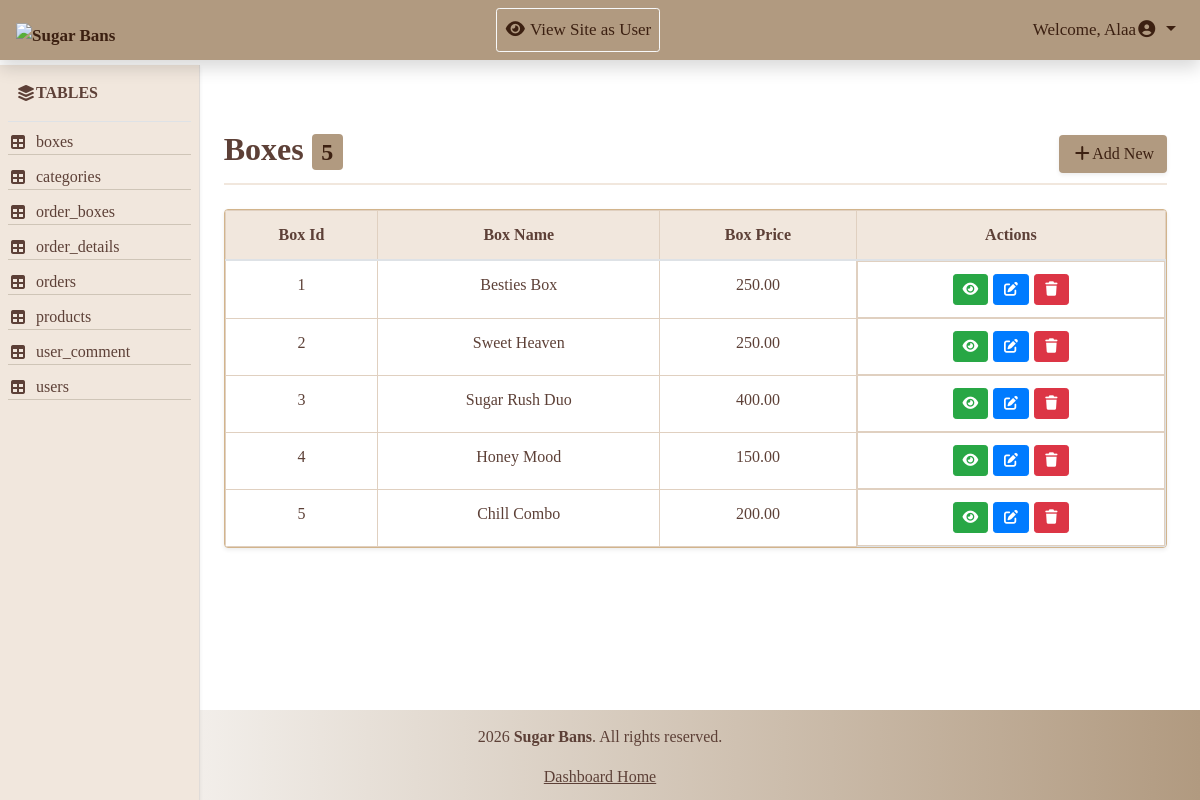
Page /Admin/view_table.php?table=boxes (signed in) on the committed database.
### tables this page shows
CREATE TABLE `boxes` (
  `box_id` int(11) NOT NULL,
  `box_name` varchar(150) NOT NULL,
  `box_price` decimal(10,2) NOT NULL,
  `description` text DEFAULT NULL,
  `box_image_url` varchar(255) DEFAULT NULL,
  `products_included` text DEFAULT NULL,
  `stock` int(11) NOT NULL DEFAULT 30
);

### Admin/view_table.php (the view, shortened to what this page needs)
<?php
include 'includes/db/db.php';
include 'includes/temp/header.php';
include 'includes/temp/navbar.php';
?>
    <div class="row mx-3">
        <?php include 'includes/temp/aside.php'; ?>
        <main class="col-md-10">
            <?php
            $displayTitle = "";
            if (isset($_GET['table'])) {
                $currentTable = $_GET['table'];
                $spaceName = str_replace('_', ' ', $currentTable);
                $displayTitle = ucwords($spaceName);
            }
            $statement = $connect->prepare("SELECT * FROM $currentTable");
            $statement->execute();
            $currentTableCount =$statement->rowCount();
            $result = $statement->fetchAll(PDO::FETCH_ASSOC);
            $columns = [];
            if (!empty($result)) {
                $columns = array_slice(array_keys($result[0]), 0, 3);
            }
            ?>
            <div class="d-flex justify-content-between align-items-center div-title">
                <h2 class="table-title" ><?php echo $displayTitle;?> <span class="badge"><?php echo $currentTableCount;?></span></h2>
                <a href="action.php?action=add&table=<?php echo $currentTable; ?>"class="btn shadow-sm btn-add"><i class="fa-solid fa-plus"></i>Add New</a>
            </div>
            <div class="card shadow-sm mt-4 overflow-hidden">
                <div class="table-responsive">
                    <table class="table table-hover mb-0 w-100 border 1px">
                        <thead>
                            <tr>
                                <?php foreach ($columns as $col){?>
                                    <th><?php echo ucwords(str_replace('_', ' ', $col)); ?></th>
                                    <?php } ?>
                                    <th>Actions</th>
                            </tr>
                        </thead>
                        <tbody>
                            <?php foreach ($result as $row){ ?>
                                <tr>
                                    <?php foreach ($columns as $col){ ?>
                                    <td><?php echo $row[$col]; ?></td>
                                        <?php } ?>
                                    <td class="d-flex flex-md-nowrap justify-content-center operation">
                                        <a href="action.php?action=show&table=<?php echo $currentTable; ?>&id=<?php echo array_values($row)[0]; ?>" class="btn btn-sm btn-success"><i class="fa-solid fa-eye"></i></a>
                                        <a href="action.php?action=edit&table=<?php echo $currentTable; ?>&id=<?php echo array_values($row)[0]; ?>" class="btn btn-sm btn-primary"><i class="fa-solid fa-pen-to-square"></i></a>
                                        <a href="action.php?action=delete&table=<?php echo $currentTable; ?>&id=<?php echo array_values($row)[0]; ?>" class="btn btn-sm btn-danger" onclick= "return confirm('Are you sure you want to delete this?')"><i class="fa-solid fa-trash"></i></a>
                                   </td>
                               </tr>
                            <?php } ?>
                        </tbody>
                    </table>
                </div>
            </div>
        </main>
    </div>
<?php
include 'includes/temp/footer.php';
?>

### Admin/includes/assets/css/style.css (style rules this page uses)
* { margin: 0; padding: 0; box-sizing: border-box; }
body { font-family:Georgia, 'Times New Roman', Times, serif; }
main { margin-top: 130px; margin-bottom: 50px; margin-left: 16.5%; padding-right:5px ; min-height: calc(100vh - 90px - 180px); }
.div-title { border-bottom: 2px solid #f1e7dd; padding-bottom: 5px; }
.table-title { color: #5d4037; font-weight: bold; }
.btn-add { background-color:#b19a80; color: #3c2011 ; }
.badge { background-color:#b19a80; color: #3c2011 ; }
.table ,.card { color: #5d4037; border-color: #d2b48c; }
.table th, .table td { border: 1px solid #e0d0c0; text-align: center; }
.table th { background-color: #f1e7dd ; }
.operation { gap:5px; margin: auto; }

### rows in the picture
boxes: box_id "1", box_name "Besties Box", box_price "250.00"
boxes: box_id "2", box_name "Sweet Heaven", box_price "250.00"
boxes: box_id "3", box_name "Sugar Rush Duo", box_price "400.00"
boxes: box_id "4", box_name "Honey Mood", box_price "150.00"
boxes: box_id "5", box_name "Chill Combo", box_price "200.00"

### other values in the picture
$_SESSION['user_fname'] "Alaa"
$row "boxes"
$row "categories"
$row "order_boxes"
$row "order_details"
$row "orders"
$row "products"
$row "user_comment"
$row "users"
$displayTitle "Boxes"
$currentTableCount "5"
str_replace('_', ' ', $col) "Box Id"
str_replace('_', ' ', $col) "Box Name"
str_replace('_', ' ', $col) "Box Price"
